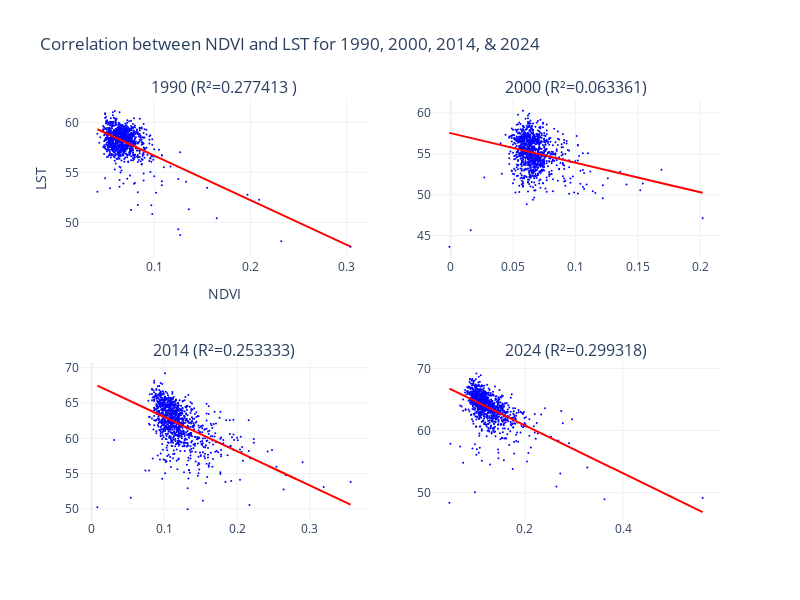

Notebook cell for this chart:
### Code cell
# Function to fit model and get regression line data
def fit_model(df):
    X = df['NDVI']
    Y = df['LST']
    X = sm.add_constant(X)
    model = sm.OLS(Y, X).fit()
    
    # Generate regression line data
    x_range = np.linspace(X['NDVI'].min(), X['NDVI'].max(), 1000)
    y_range = model.predict(sm.add_constant(x_range))
    
    return x_range, y_range, model

# Fit models for each year and get regression line data
x_range_1990, y_range_1990, model_1990 = fit_model(df_1990)
x_range_2000, y_range_2000, model_2000 = fit_model(df_2000)
x_range_2014, y_range_2014, model_2014 = fit_model(df_2014)
x_range_2024, y_range_2024, model_2024 = fit_model(df_2024)

# Create subplots
fig = make_subplots(rows=2, cols=2, subplot_titles=('1990 (R²=0.277413 )', '2000 (R²=0.063361)', '2014 (R²=0.253333)', '2024 (R²=0.299318)'))

# Add scatter and regression line for each year
# Year 1990
fig.add_trace(go.Scatter(
    x=df_1990['NDVI'],
    y=df_1990['LST'],
    mode='markers',
    name='Data Points',
    marker=dict(size=2, color='blue')
), row=1, col=1)

fig.add_trace(go.Scatter(
    x=x_range_1990,
    y=y_range_1990,
    mode='lines',
    name='Regression Line 1990',
    line=dict(color='red')
), row=1, col=1)

# Year 2000
fig.add_trace(go.Scatter(
    x=df_2000['NDVI'],
    y=df_2000['LST'],
    mode='markers',
    marker=dict(size=2, color='blue')
), row=1, col=2)

fig.add_trace(go.Scatter(
    x=x_range_2000,
    y=y_range_2000,
    mode='lines',
    name='Regression Line 2000',
    line=dict(color='red')
), row=1, col=2)

# Year 2014
fig.add_trace(go.Scatter(
    x=df_2014['NDVI'],
    y=df_2014['LST'],
    mode='markers',
    marker=dict(size=2, color='blue')
), row=2, col=1)

fig.add_trace(go.Scatter(
    x=x_range_2014,
    y=y_range_2014,
    mode='lines',
    name='Regression Line 2014',
    line=dict(color='red')
), row=2, col=1)

# Year 2024
fig.add_trace(go.Scatter(
    x=df_2024['NDVI'],
    y=df_2024['LST'],
    mode='markers',
    marker=dict(size=2, color='blue')
), row=2, col=2)

fig.add_trace(go.Scatter(
    x=x_range_2024,
    y=y_range_2024,
    mode='lines',
    name='Regression Line 2024',
    line=dict(color='red')
), row=2, col=2)

# Update layout
fig.update_layout(
    xaxis_title="NDVI",
    yaxis_title="LST",
    title='Correlation between NDVI and LST for 1990, 2000, 2014, & 2024',
    height=600,
    width=800,
    showlegend=False,
    template='plotly_white'
)

# Show the plot
fig.show()

### Figure 1 — Plotly figure (JSON) as saved in the notebook; plotly's stock layout.template omitted (floating-point values rounded to 4 significant figures; data arrays with more than 128 entries replaced by an {"elided": "..."} marker saying what was removed)
{"data": [{"marker": {"color": "blue", "size": 2}, "mode": "markers", "name": "Data Points", "type": "scatter", "x": {"elided": "1000 float values"}, "xaxis": "x", "y": {"elided": "1000 float values"}, "yaxis": "y"}, {"line": {"color": "red"}, "mode": "lines", "name": "Regression Line 1990", "type": "scatter", "x": {"elided": "1000 float values"}, "xaxis": "x", "y": {"elided": "1000 float values"}, "yaxis": "y"}, {"marker": {"color": "blue", "size": 2}, "mode": "markers", "type": "scatter", "x": {"elided": "1000 float values"}, "xaxis": "x2", "y": {"elided": "1000 float values"}, "yaxis": "y2"}, {"line": {"color": "red"}, "mode": "lines", "name": "Regression Line 2000", "type": "scatter", "x": {"elided": "1000 float values"}, "xaxis": "x2", "y": {"elided": "1000 float values"}, "yaxis": "y2"}, {"marker": {"color": "blue", "size": 2}, "mode": "markers", "type": "scatter", "x": {"elided": "1000 float values"}, "xaxis": "x3", "y": {"elided": "1000 float values"}, "yaxis": "y3"}, {"line": {"color": "red"}, "mode": "lines", "name": "Regression Line 2014", "type": "scatter", "x": {"elided": "1000 float values"}, "xaxis": "x3", "y": {"elided": "1000 float values"}, "yaxis": "y3"}, {"marker": {"color": "blue", "size": 2}, "mode": "markers", "type": "scatter", "x": {"elided": "1000 float values"}, "xaxis": "x4", "y": {"elided": "1000 float values"}, "yaxis": "y4"}, {"line": {"color": "red"}, "mode": "lines", "name": "Regression Line 2024", "type": "scatter", "x": {"elided": "1000 float values"}, "xaxis": "x4", "y": {"elided": "1000 float values"}, "yaxis": "y4"}], "layout": {"annotations": [{"font": {"size": 16}, "showarrow": false, "text": "1990 (R²=0.277413 )", "x": 0.225, "xanchor": "center", "xref": "paper", "y": 1, "yanchor": "bottom", "yref": "paper"}, {"font": {"size": 16}, "showarrow": false, "text": "2000 (R²=0.063361)", "x": 0.775, "xanchor": "center", "xref": "paper", "y": 1, "yanchor": "bottom", "yref": "paper"}, {"font": {"size": 16}, "showarrow": false, "text": "2014 (R²=0.253333)", "x": 0.225, "xanchor": "center", "xref": "paper", "y": 0.375, "yanchor": "bottom", "yref": "paper"}, {"font": {"size": 16}, "showarrow": false, "text": "2024 (R²=0.299318)", "x": 0.775, "xanchor": "center", "xref": "paper", "y": 0.375, "yanchor": "bottom", "yref": "paper"}], "height": 600, "showlegend": false, "title": {"text": "Correlation between NDVI and LST for 1990, 2000, 2014, & 2024"}, "width": 800, "xaxis": {"anchor": "y", "domain": [0, 0.45], "title": {"text": "NDVI"}}, "xaxis2": {"anchor": "y2", "domain": [0.55, 1]}, "xaxis3": {"anchor": "y3", "domain": [0, 0.45]}, "xaxis4": {"anchor": "y4", "domain": [0.55, 1]}, "yaxis": {"anchor": "x", "domain": [0.625, 1], "title": {"text": "LST"}}, "yaxis2": {"anchor": "x2", "domain": [0.625, 1]}, "yaxis3": {"anchor": "x3", "domain": [0, 0.375]}, "yaxis4": {"anchor": "x4", "domain": [0, 0.375]}}}
